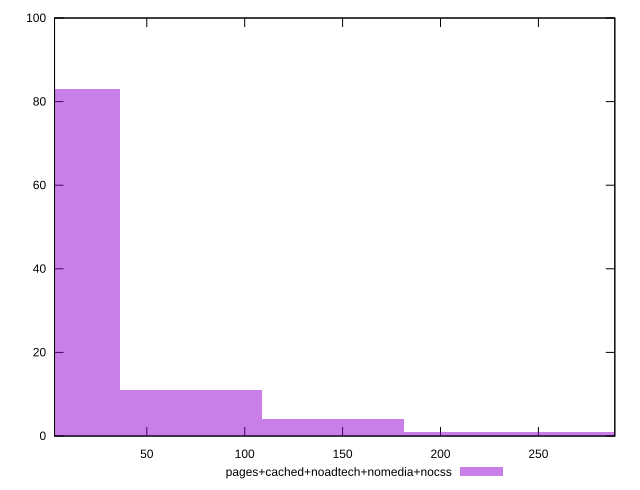

Write gnuplot code to recreate this figure.
reset

$pagesCachedNoadtechNomediaNocss <<EOF
144.9385930675752 4
217.4078896013628 1
0 83
72.4692965337876 11
289.8771861351504 1
EOF

set key outside below
set boxwidth 72.4692965337876
set xrange [2.883:289.032]
set yrange [0:100]
set trange [0:100]
set style fill transparent solid 0.5 noborder
set terminal svg size 640, 490 enhanced background rgb 'white'
set output "report_00014_2021-02-09T15:56:05.503Z/server-response-time/comparison/histogram/4_vs_5.svg"

plot $pagesCachedNoadtechNomediaNocss title "pages+cached+noadtech+nomedia+nocss" with boxes

reset
